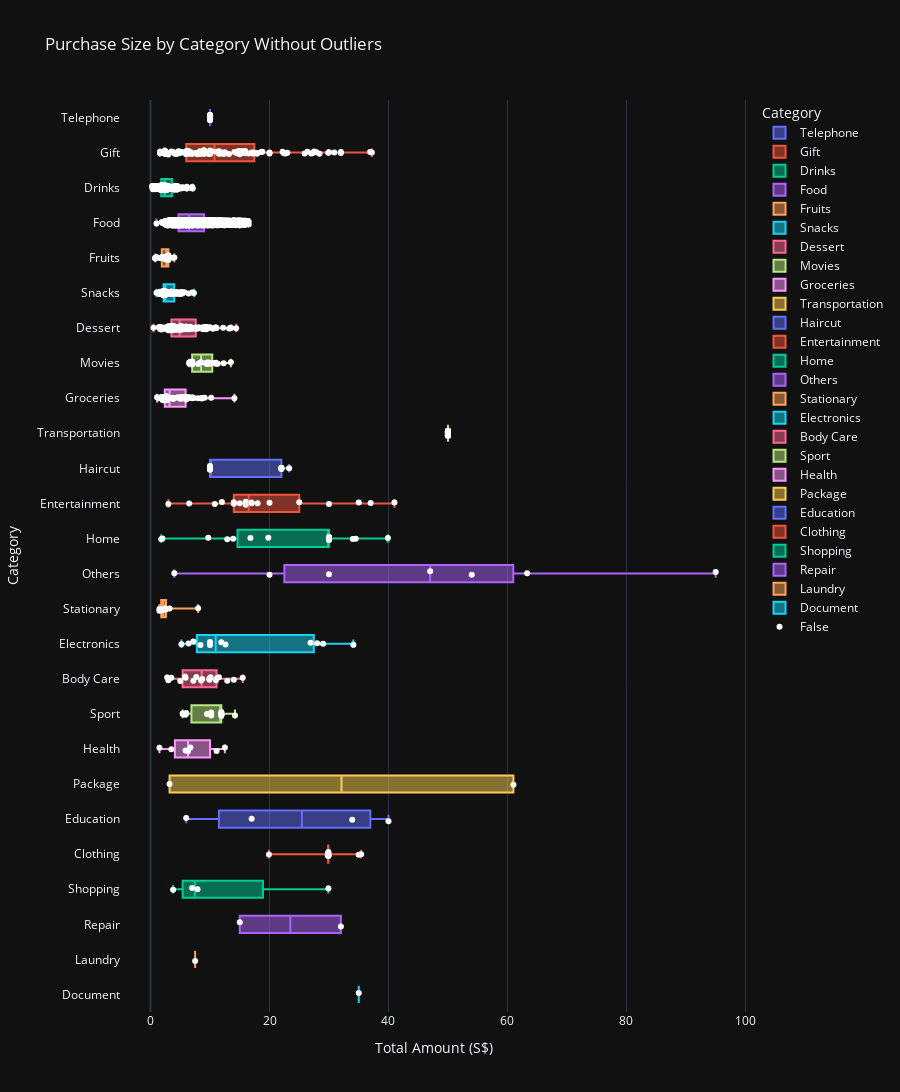

This figure's notebook cell:
### Code cell
# Boxplot of Purchase Amount (Zoomed-in) without Outliers
fig2 = px.strip(
    EXPENSES_WITHOUT_OUTLIERS,
    x="Amount",
    y="Category",
    color="Outlier",  # Highlight outlier status
    orientation="h",
    color_discrete_map={
        True: 'red', 
        False: 'white'
    }
)

fig = px.box(
    EXPENSES_WITHOUT_OUTLIERS,
    x="Amount",
    y="Category",
    color="Category",
    title="Purchase Size by Category Without Outliers",
    template="plotly_dark",
    points=False,
    orientation="h"
)

fig.add_traces(fig2.data)

fig.update_traces(
    hovertemplate="<br>".join([
        "Category: %{y}",
        "Total Amount: S$%{x:.2f}"
    ])
)

fig.update_layout(
    height=1500, 
    xaxis_title="Total Amount (S$)", 
    yaxis_title="Category"
)

fig.show()

FIG_TITLE = fig.layout.title.text if fig.layout.title else "Untitled Plot"
PLOT_CAPTION = """
In contrast, this boxplot contains no outlier.
"""

PLOT_CAPTION_WRAPPED = textwrap.fill(PLOT_CAPTION, width=130)
print(PLOT_CAPTION_WRAPPED)

print("\n--------------------------------\n")

SAVE_PLOT_AND_REGISTER(
    fig,
    FILENAME="BOX_PLOT_PURCHASE_SIZE_BY_CATEGORY_WITHOUT_OUTLIERS.png",
    TITLE=FIG_TITLE,
    CAPTION=PLOT_CAPTION_WRAPPED
)

### Figure 1 — Plotly figure (JSON) as saved in the notebook; plotly's stock layout.template omitted (floating-point values rounded to 4 significant figures; data arrays with more than 128 entries replaced by an {"elided": "..."} marker saying what was removed)
{"data": [{"alignmentgroup": "True", "boxpoints": false, "hovertemplate": "Category: %{y}<br>Total Amount: S$%{x:.2f}", "legendgroup": "Telephone", "marker": {"color": "#636efa"}, "name": "Telephone", "notched": false, "offsetgroup": "Telephone", "orientation": "h", "showlegend": true, "type": "box", "x": [10.0, 10.0, 10.0, 10.0, 10.0, 10.0, 10.0, 10.0, 10.0, 10.0, 10.0, 10.0, 10.0, 10.0, 10.0, 10.0, 10.0, 10.0, 10.0, 10.0, 10.0, 10.0, 10.0, 10.0, 10.0, 10.0, 10.0, 10.0, 10.0, 10.0, 10.0, 10.0, 10.0, 10.0, 10.0, 10.0], "x0": " ", "xaxis": "x", "y": ["Telephone", "Telephone", "Telephone", "Telephone", "Telephone", "Telephone", "Telephone", "Telephone", "Telephone", "Telephone", "Telephone", "Telephone", "Telephone", "Telephone", "Telephone", "Telephone", "Telephone", "Telephone", "Telephone", "Telephone", "Telephone", "Telephone", "Telephone", "Telephone", "Telephone", "Telephone", "Telephone", "Telephone", "Telephone", "Telephone", "Telephone", "Telephone", "Telephone", "Telephone", "Telephone", "Telephone"], "y0": " ", "yaxis": "y"}, {"alignmentgroup": "True", "boxpoints": false, "hovertemplate": "Category: %{y}<br>Total Amount: S$%{x:.2f}", "legendgroup": "Gift", "marker": {"color": "#EF553B"}, "name": "Gift", "notched": false, "offsetgroup": "Gift", "orientation": "h", "showlegend": true, "type": "box", "x": [15.3, 32.0, 8.3, 8.3, 27.0, 6.0, 7.9, 7.5, 5.0, 15.0, 6.0, 15.0, 5.5, 2.3, 6.5, 7.0, 10.0, 11.7, 14.5, 6.0, 1.6, 4.0, 1.6, 3.0, 3.8, 10.0, 2.5, 15.0, 22.4, 2.9, 11.5, 8.9, 11.1, 12.5, 29.9, 10.0, 14.5, 27.2, 12.3, 2.3, 28.4, 14.1, 2.5, 15.0, 14.7, 8.5, 9.0, 10.0, 37.2, 9.0, 15.5, 15.9, 4.5, 12.5, 17.9, 10.0, 6.0, 13.2, 29.9, 20.0, 9.0, 18.8, 10.4, 2.4, 9.8, 17.9, 11.5, 20.0, 30.0, 27.5, 3.5, 4.2, 6.0, 6.3, 6.7, 6.3, 36.9, 30.9, 17.2, 17.5, 5.0, 32.0, 25.9, 17.4, 8.9, 4.3, 16.5, 2.8, 6.2, 8.0, 17.0, 27.9, 15.0, 26.4, 12.0, 15.9, 23.0, 4.7, 5.9, 6.0, 18.6, 22.2, 9.0, 22.7], "x0": " ", "xaxis": "x", "y": ["Gift", "Gift", "Gift", "Gift", "Gift", "Gift", "Gift", "Gift", "Gift", "Gift", "Gift", "Gift", "Gift", "Gift", "Gift", "Gift", "Gift", "Gift", "Gift", "Gift", "Gift", "Gift", "Gift", "Gift", "Gift", "Gift", "Gift", "Gift", "Gift", "Gift", "Gift", "Gift", "Gift", "Gift", "Gift", "Gift", "Gift", "Gift", "Gift", "Gift", "Gift", "Gift", "Gift", "Gift", "Gift", "Gift", "Gift", "Gift", "Gift", "Gift", "Gift", "Gift", "Gift", "Gift", "Gift", "Gift", "Gift", "Gift", "Gift", "Gift", "Gift", "Gift", "Gift", "Gift", "Gift", "Gift", "Gift", "Gift", "Gift", "Gift", "Gift", "Gift", "Gift", "Gift", "Gift", "Gift", "Gift", "Gift", "Gift", "Gift", "Gift", "Gift", "Gift", "Gift", "Gift", "Gift", "Gift", "Gift", "Gift", "Gift", "Gift", "Gift", "Gift", "Gift", "Gift", "Gift", "Gift", "Gift", "Gift", "Gift", "Gift", "Gift", "Gift", "Gift"], "y0": " ", "yaxis": "y"}, {"alignmentgroup": "True", "boxpoints": false, "hovertemplate": "Category: %{y}<br>Total Amount: S$%{x:.2f}", "legendgroup": "Drinks", "marker": {"color": "#00cc96"}, "name": "Drinks", "notched": false, "offsetgroup": "Drinks", "orientation": "h", "showlegend": true, "type": "box", "x": {"elided": "196 float values"}, "x0": " ", "xaxis": "x", "y": {"elided": "196 str values"}, "y0": " ", "yaxis": "y"}, {"alignmentgroup": "True", "boxpoints": false, "hovertemplate": "Category: %{y}<br>Total Amount: S$%{x:.2f}", "legendgroup": "Food", "marker": {"color": "#ab63fa"}, "name": "Food", "notched": false, "offsetgroup": "Food", "orientation": "h", "showlegend": true, "type": "box", "x": {"elided": "2519 float values"}, "x0": " ", "xaxis": "x", "y": {"elided": "2519 str values"}, "y0": " ", "yaxis": "y"}, {"alignmentgroup": "True", "boxpoints": false, "hovertemplate": "Category: %{y}<br>Total Amount: S$%{x:.2f}", "legendgroup": "Fruits", "marker": {"color": "#FFA15A"}, "name": "Fruits", "notched": false, "offsetgroup": "Fruits", "orientation": "h", "showlegend": true, "type": "box", "x": [3.0, 3.0, 4.0, 3.0, 3.0, 3.0, 2.7, 2.5, 3.0, 3.0, 2.5, 2.7, 2.5, 2.6, 2.5, 2.0, 2.5, 1.0, 2.25, 2.5, 2.5, 3.0, 3.0, 1.6, 2.8, 3.0, 0.8, 0.8, 1.8, 1.8, 0.8, 3.0, 3.0, 1.8, 1.8, 1.8, 3.8, 3.0, 3.0, 3.0], "x0": " ", "xaxis": "x", "y": ["Fruits", "Fruits", "Fruits", "Fruits", "Fruits", "Fruits", "Fruits", "Fruits", "Fruits", "Fruits", "Fruits", "Fruits", "Fruits", "Fruits", "Fruits", "Fruits", "Fruits", "Fruits", "Fruits", "Fruits", "Fruits", "Fruits", "Fruits", "Fruits", "Fruits", "Fruits", "Fruits", "Fruits", "Fruits", "Fruits", "Fruits", "Fruits", "Fruits", "Fruits", "Fruits", "Fruits", "Fruits", "Fruits", "Fruits", "Fruits"], "y0": " ", "yaxis": "y"}, {"alignmentgroup": "True", "boxpoints": false, "hovertemplate": "Category: %{y}<br>Total Amount: S$%{x:.2f}", "legendgroup": "Snacks", "marker": {"color": "#19d3f3"}, "name": "Snacks", "notched": false, "offsetgroup": "Snacks", "orientation": "h", "showlegend": true, "type": "box", "x": [5.2, 4.3, 7.3, 2.0, 2.5, 1.9, 1.0, 2.3, 3.7, 2.2, 3.6, 3.5, 3.3, 4.5, 2.4, 7.0, 1.5, 1.9, 5.0, 2.2, 3.0, 2.2, 2.4, 4.7, 2.2, 1.5, 1.6, 2.2, 4.3, 2.2, 2.2, 5.1, 3.5, 2.4, 2.2, 2.2, 2.4, 3.5, 2.2, 2.9, 2.2, 3.3, 1.9, 5.2, 2.2, 2.4, 2.4, 4.8, 2.6, 3.6, 2.5, 1.8, 2.0, 5.7, 2.0, 2.5, 2.7, 2.5, 4.4, 1.5, 6.4, 2.6, 2.8, 2.5, 2.4, 1.5, 2.6, 3.7, 5.4, 1.5, 3.7, 4.3, 5.4, 4.2, 1.7, 3.4, 3.9, 4.5, 3.7, 5.2, 1.5], "x0": " ", "xaxis": "x", "y": ["Snacks", "Snacks", "Snacks", "Snacks", "Snacks", "Snacks", "Snacks", "Snacks", "Snacks", "Snacks", "Snacks", "Snacks", "Snacks", "Snacks", "Snacks", "Snacks", "Snacks", "Snacks", "Snacks", "Snacks", "Snacks", "Snacks", "Snacks", "Snacks", "Snacks", "Snacks", "Snacks", "Snacks", "Snacks", "Snacks", "Snacks", "Snacks", "Snacks", "Snacks", "Snacks", "Snacks", "Snacks", "Snacks", "Snacks", "Snacks", "Snacks", "Snacks", "Snacks", "Snacks", "Snacks", "Snacks", "Snacks", "Snacks", "Snacks", "Snacks", "Snacks", "Snacks", "Snacks", "Snacks", "Snacks", "Snacks", "Snacks", "Snacks", "Snacks", "Snacks", "Snacks", "Snacks", "Snacks", "Snacks", "Snacks", "Snacks", "Snacks", "Snacks", "Snacks", "Snacks", "Snacks", "Snacks", "Snacks", "Snacks", "Snacks", "Snacks", "Snacks", "Snacks", "Snacks", "Snacks", "Snacks"], "y0": " ", "yaxis": "y"}, {"alignmentgroup": "True", "boxpoints": false, "hovertemplate": "Category: %{y}<br>Total Amount: S$%{x:.2f}", "legendgroup": "Dessert", "marker": {"color": "#FF6692"}, "name": "Dessert", "notched": false, "offsetgroup": "Dessert", "orientation": "h", "showlegend": true, "type": "box", "x": [3.9, 2.8, 3.5, 2.8, 3.0, 10.5, 1.4, 1.8, 3.8, 4.7, 3.4, 2.7, 8.0, 6.0, 9.5, 4.3, 6.0, 7.5, 3.5, 9.2, 7.6, 0.5, 2.3, 3.5, 1.6, 2.2, 3.3, 4.4, 5.2, 6.4, 3.5, 2.5, 9.3, 3.0, 9.3, 3.0, 3.2, 3.8, 1.6, 3.5, 3.0, 2.8, 4.5, 1.6, 3.8, 7.6, 8.9, 5.0, 3.8, 5.5, 3.2, 1.7, 9.4, 4.8, 7.5, 12.2, 4.0, 4.9, 3.4, 8.8, 4.0, 8.9, 3.5, 9.0, 6.5, 3.5, 4.8, 3.8, 8.1, 6.5, 5.5, 6.0, 14.4, 5.1, 13.2, 6.1, 4.9, 3.7, 6.0, 8.5, 6.7, 6.9, 13.5, 11.1, 3.7, 11.0, 10.0, 5.5, 3.9, 8.8, 3.0, 10.9, 9.5, 5.7, 5.0, 13.5, 10.0, 5.2, 4.2, 5.2, 1.8, 5.0, 5.6], "x0": " ", "xaxis": "x", "y": ["Dessert", "Dessert", "Dessert", "Dessert", "Dessert", "Dessert", "Dessert", "Dessert", "Dessert", "Dessert", "Dessert", "Dessert", "Dessert", "Dessert", "Dessert", "Dessert", "Dessert", "Dessert", "Dessert", "Dessert", "Dessert", "Dessert", "Dessert", "Dessert", "Dessert", "Dessert", "Dessert", "Dessert", "Dessert", "Dessert", "Dessert", "Dessert", "Dessert", "Dessert", "Dessert", "Dessert", "Dessert", "Dessert", "Dessert", "Dessert", "Dessert", "Dessert", "Dessert", "Dessert", "Dessert", "Dessert", "Dessert", "Dessert", "Dessert", "Dessert", "Dessert", "Dessert", "Dessert", "Dessert", "Dessert", "Dessert", "Dessert", "Dessert", "Dessert", "Dessert", "Dessert", "Dessert", "Dessert", "Dessert", "Dessert", "Dessert", "Dessert", "Dessert", "Dessert", "Dessert", "Dessert", "Dessert", "Dessert", "Dessert", "Dessert", "Dessert", "Dessert", "Dessert", "Dessert", "Dessert", "Dessert", "Dessert", "Dessert", "Dessert", "Dessert", "Dessert", "Dessert", "Dessert", "Dessert", "Dessert", "Dessert", "Dessert", "Dessert", "Dessert", "Dessert", "Dessert", "Dessert", "Dessert", "Dessert", "Dessert", "Dessert", "Dessert", "Dessert"], "y0": " ", "yaxis": "y"}, {"alignmentgroup": "True", "boxpoints": false, "hovertemplate": "Category: %{y}<br>Total Amount: S$%{x:.2f}", "legendgroup": "Movies", "marker": {"color": "#B6E880"}, "name": "Movies", "notched": false, "offsetgroup": "Movies", "orientation": "h", "showlegend": true, "type": "box", "x": [7.0, 9.5, 7.0, 6.5, 6.5, 7.0, 7.0, 8.3, 9.5, 7.0, 12.3, 9.5, 10.0, 7.0, 8.0, 7.0, 9.3, 7.0, 7.0, 9.8, 11.3, 13.5, 10.5, 8.5, 11.0, 11.0, 11.0], "x0": " ", "xaxis": "x", "y": ["Movies", "Movies", "Movies", "Movies", "Movies", "Movies", "Movies", "Movies", "Movies", "Movies", "Movies", "Movies", "Movies", "Movies", "Movies", "Movies", "Movies", "Movies", "Movies", "Movies", "Movies", "Movies", "Movies", "Movies", "Movies", "Movies", "Movies"], "y0": " ", "yaxis": "y"}, {"alignmentgroup": "True", "boxpoints": false, "hovertemplate": "Category: %{y}<br>Total Amount: S$%{x:.2f}", "legendgroup": "Groceries", "marker": {"color": "#FF97FF"}, "name": "Groceries", "notched": false, "offsetgroup": "Groceries", "orientation": "h", "showlegend": true, "type": "box", "x": [2.4, 4.7, 2.7, 2.7, 5.3, 5.3, 6.0, 2.1, 2.5, 2.7, 3.8, 2.1, 2.4, 7.1, 5.0, 5.0, 2.0, 2.2, 1.8, 2.2, 3.7, 2.7, 2.0, 2.7, 2.4, 2.1, 2.0, 2.7, 2.7, 2.8, 2.35, 2.7, 2.7, 2.8, 2.0, 6.4, 2.35, 2.7, 3.0, 1.1, 5.0, 7.0, 4.5, 6.3, 10.2, 8.6, 3.2, 2.1, 5.9, 5.9, 5.8, 5.2, 9.1, 8.6, 6.0, 7.0, 5.2, 6.4, 1.4, 5.5, 6.0, 4.0, 8.0, 14.1, 2.8, 5.6, 7.3], "x0": " ", "xaxis": "x", "y": ["Groceries", "Groceries", "Groceries", "Groceries", "Groceries", "Groceries", "Groceries", "Groceries", "Groceries", "Groceries", "Groceries", "Groceries", "Groceries", "Groceries", "Groceries", "Groceries", "Groceries", "Groceries", "Groceries", "Groceries", "Groceries", "Groceries", "Groceries", "Groceries", "Groceries", "Groceries", "Groceries", "Groceries", "Groceries", "Groceries", "Groceries", "Groceries", "Groceries", "Groceries", "Groceries", "Groceries", "Groceries", "Groceries", "Groceries", "Groceries", "Groceries", "Groceries", "Groceries", "Groceries", "Groceries", "Groceries", "Groceries", "Groceries", "Groceries", "Groceries", "Groceries", "Groceries", "Groceries", "Groceries", "Groceries", "Groceries", "Groceries", "Groceries", "Groceries", "Groceries", "Groceries", "Groceries", "Groceries", "Groceries", "Groceries", "Groceries", "Groceries"], "y0": " ", "yaxis": "y"}, {"alignmentgroup": "True", "boxpoints": false, "hovertemplate": "Category: %{y}<br>Total Amount: S$%{x:.2f}", "legendgroup": "Transportation", "marker": {"color": "#FECB52"}, "name": "Transportation", "notched": false, "offsetgroup": "Transportation", "orientation": "h", "showlegend": true, "type": "box", "x": [50.0, 50.0, 50.0, 50.0, 50.0, 50.0, 50.0, 50.0, 50.0, 50.0, 50.0, 50.0, 50.0, 50.0, 50.0, 50.0, 50.0, 50.0, 50.0, 50.0, 50.0, 50.0, 50.0, 50.0, 50.0, 50.0, 50.0, 50.0, 50.0, 50.0, 50.0, 50.0, 50.0, 50.0, 50.0, 50.0, 50.0, 50.0, 50.0, 50.0, 50.0, 50.0, 50.0, 50.0, 50.0, 50.0, 50.0, 50.0, 50.0, 50.0, 50.0, 50.0, 50.0, 50.0, 50.0, 50.0, 50.0, 50.0, 50.0, 50.0], "x0": " ", "xaxis": "x", "y": ["Transportation", "Transportation", "Transportation", "Transportation", "Transportation", "Transportation", "Transportation", "Transportation", "Transportation", "Transportation", "Transportation", "Transportation", "Transportation", "Transportation", "Transportation", "Transportation", "Transportation", "Transportation", "Transportation", "Transportation", "Transportation", "Transportation", "Transportation", "Transportation", "Transportation", "Transportation", "Transportation", "Transportation", "Transportation", "Transportation", "Transportation", "Transportation", "Transportation", "Transportation", "Transportation", "Transportation", "Transportation", "Transportation", "Transportation", "Transportation", "Transportation", "Transportation", "Transportation", "Transportation", "Transportation", "Transportation", "Transportation", "Transportation", "Transportation", "Transportation", "Transportation", "Transportation", "Transportation", "Transportation", "Transportation", "Transportation", "Transportation", "Transportation", "Transportation", "Transportation"], "y0": " ", "yaxis": "y"}, {"alignmentgroup": "True", "boxpoints": false, "hovertemplate": "Category: %{y}<br>Total Amount: S$%{x:.2f}", "legendgroup": "Haircut", "marker": {"color": "#636efa"}, "name": "Haircut", "notched": false, "offsetgroup": "Haircut", "orientation": "h", "showlegend": true, "type": "box", "x": [10.0, 10.0, 10.0, 10.0, 10.0, 10.0, 22.0, 22.0, 10.0, 10.0, 22.0, 23.3, 22.0, 22.0], "x0": " ", "xaxis": "x", "y": ["Haircut", "Haircut", "Haircut", "Haircut", "Haircut", "Haircut", "Haircut", "Haircut", "Haircut", "Haircut", "Haircut", "Haircut", "Haircut", "Haircut"], "y0": " ", "yaxis": "y"}, {"alignmentgroup": "True", "boxpoints": false, "hovertemplate": "Category: %{y}<br>Total Amount: S$%{x:.2f}", "legendgroup": "Entertainment", "marker": {"color": "#EF553B"}, "name": "Entertainment", "notched": false, "offsetgroup": "Entertainment", "orientation": "h", "showlegend": true, "type": "box", "x": [10.8, 41.0, 17.0, 6.5, 3.0, 16.0, 14.0, 37.0, 17.0, 14.0, 35.0, 20.0, 16.0, 30.0, 25.0, 15.0, 18.0, 12.0], "x0": " ", "xaxis": "x", "y": ["Entertainment", "Entertainment", "Entertainment", "Entertainment", "Entertainment", "Entertainment", "Entertainment", "Entertainment", "Entertainment", "Entertainment", "Entertainment", "Entertainment", "Entertainment", "Entertainment", "Entertainment", "Entertainment", "Entertainment", "Entertainment"], "y0": " ", "yaxis": "y"}, {"alignmentgroup": "True", "boxpoints": false, "hovertemplate": "Category: %{y}<br>Total Amount: S$%{x:.2f}", "legendgroup": "Home", "marker": {"color": "#00cc96"}, "name": "Home", "notched": false, "offsetgroup": "Home", "orientation": "h", "showlegend": true, "type": "box", "x": [2.0, 1.8, 30.0, 16.8, 30.0, 30.0, 30.0, 34.0, 30.0, 34.5, 30.0, 30.0, 19.8, 30.0, 9.7, 39.9, 12.9, 30.0, 13.9], "x0": " ", "xaxis": "x", "y": ["Home", "Home", "Home", "Home", "Home", "Home", "Home", "Home", "Home", "Home", "Home", "Home", "Home", "Home", "Home", "Home", "Home", "Home", "Home"], "y0": " ", "yaxis": "y"}, {"alignmentgroup": "True", "boxpoints": false, "hovertemplate": "Category: %{y}<br>Total Amount: S$%{x:.2f}", "legendgroup": "Others", "marker": {"color": "#ab63fa"}, "name": "Others", "notched": false, "offsetgroup": "Others", "orientation": "h", "showlegend": true, "type": "box", "x": [30.0, 4.0, 54.0, 47.0, 95.0, 63.3, 20.0], "x0": " ", "xaxis": "x", "y": ["Others", "Others", "Others", "Others", "Others", "Others", "Others"], "y0": " ", "yaxis": "y"}, {"alignmentgroup": "True", "boxpoints": false, "hovertemplate": "Category: %{y}<br>Total Amount: S$%{x:.2f}", "legendgroup": "Stationary", "marker": {"color": "#FFA15A"}, "name": "Stationary", "notched": false, "offsetgroup": "Stationary", "orientation": "h", "showlegend": true, "type": "box", "x": [2.6, 8.0, 2.0, 3.2, 2.5, 2.0, 1.5, 1.5, 1.8, 2.3], "x0": " ", "xaxis": "x", "y": ["Stationary", "Stationary", "Stationary", "Stationary", "Stationary", "Stationary", "Stationary", "Stationary", "Stationary", "Stationary"], "y0": " ", "yaxis": "y"}, {"alignmentgroup": "True", "boxpoints": false, "hovertemplate": "Category: %{y}<br>Total Amount: S$%{x:.2f}", "legendgroup": "Electronics", "marker": {"color": "#19d3f3"}, "name": "Electronics", "notched": false, "offsetgroup": "Electronics", "orientation": "h", "showlegend": true, "type": "box", "x": [6.4, 10.0, 10.0, 8.4, 11.9, 12.6, 26.9, 28.0, 34.1, 5.2, 29.0, 7.2], "x0": " ", "xaxis": "x", "y": ["Electronics", "Electronics", "Electronics", "Electronics", "Electronics", "Electronics", "Electronics", "Electronics", "Electronics", "Electronics", "Electronics", "Electronics"], "y0": " ", "yaxis": "y"}, {"alignmentgroup": "True", "boxpoints": false, "hovertemplate": "Category: %{y}<br>Total Amount: S$%{x:.2f}", "legendgroup": "Body Care", "marker": {"color": "#FF6692"}, "name": "Body Care", "notched": false, "offsetgroup": "Body Care", "orientation": "h", "showlegend": true, "type": "box", "x": [7.7, 14.0, 3.0, 8.5, 2.8, 11.2, 3.0, 12.9, 3.5, 5.9, 8.7, 11.0, 15.5, 7.2, 9.9, 5.0, 11.5, 10.1, 5.8, 9.9], "x0": " ", "xaxis": "x", "y": ["Body Care", "Body Care", "Body Care", "Body Care", "Body Care", "Body Care", "Body Care", "Body Care", "Body Care", "Body Care", "Body Care", "Body Care", "Body Care", "Body Care", "Body Care", "Body Care", "Body Care", "Body Care", "Body Care", "Body Care"], "y0": " ", "yaxis": "y"}, {"alignmentgroup": "True", "boxpoints": false, "hovertemplate": "Category: %{y}<br>Total Amount: S$%{x:.2f}", "legendgroup": "Sport", "marker": {"color": "#B6E880"}, "name": "Sport", "notched": false, "offsetgroup": "Sport", "orientation": "h", "showlegend": true, "type": "box", "x": [6.0, 11.9, 11.9, 11.9, 10.2, 10.2, 11.9, 11.9, 11.9, 11.9, 9.5, 5.4, 5.9, 14.2, 5.5], "x0": " ", "xaxis": "x", "y": ["Sport", "Sport", "Sport", "Sport", "Sport", "Sport", "Sport", "Sport", "Sport", "Sport", "Sport", "Sport", "Sport", "Sport", "Sport"], "y0": " ", "yaxis": "y"}, {"alignmentgroup": "True", "boxpoints": false, "hovertemplate": "Category: %{y}<br>Total Amount: S$%{x:.2f}", "legendgroup": "Health", "marker": {"color": "#FF97FF"}, "name": "Health", "notched": false, "offsetgroup": "Health", "orientation": "h", "showlegend": true, "type": "box", "x": [5.9, 11.1, 6.3, 6.7, 1.5, 3.5, 12.5], "x0": " ", "xaxis": "x", "y": ["Health", "Health", "Health", "Health", "Health", "Health", "Health"], "y0": " ", "yaxis": "y"}, {"alignmentgroup": "True", "boxpoints": false, "hovertemplate": "Category: %{y}<br>Total Amount: S$%{x:.2f}", "legendgroup": "Package", "marker": {"color": "#FECB52"}, "name": "Package", "notched": false, "offsetgroup": "Package", "orientation": "h", "showlegend": true, "type": "box", "x": [61.0, 3.2], "x0": " ", "xaxis": "x", "y": ["Package", "Package"], "y0": " ", "yaxis": "y"}, {"alignmentgroup": "True", "boxpoints": false, "hovertemplate": "Category: %{y}<br>Total Amount: S$%{x:.2f}", "legendgroup": "Education", "marker": {"color": "#636efa"}, "name": "Education", "notched": false, "offsetgroup": "Education", "orientation": "h", "showlegend": true, "type": "box", "x": [17.0, 33.9, 6.0, 40.0], "x0": " ", "xaxis": "x", "y": ["Education", "Education", "Education", "Education"], "y0": " ", "yaxis": "y"}, {"alignmentgroup": "True", "boxpoints": false, "hovertemplate": "Category: %{y}<br>Total Amount: S$%{x:.2f}", "legendgroup": "Clothing", "marker": {"color": "#EF553B"}, "name": "Clothing", "notched": false, "offsetgroup": "Clothing", "orientation": "h", "showlegend": true, "type": "box", "x": [29.9, 29.8, 29.9, 29.8, 29.9, 29.9, 29.9, 29.9, 29.9, 35.4, 35.0, 19.9], "x0": " ", "xaxis": "x", "y": ["Clothing", "Clothing", "Clothing", "Clothing", "Clothing", "Clothing", "Clothing", "Clothing", "Clothing", "Clothing", "Clothing", "Clothing"], "y0": " ", "yaxis": "y"}, {"alignmentgroup": "True", "boxpoints": false, "hovertemplate": "Category: %{y}<br>Total Amount: S$%{x:.2f}", "legendgroup": "Shopping", "marker": {"color": "#00cc96"}, "name": "Shopping", "notched": false, "offsetgroup": "Shopping", "orientation": "h", "showlegend": true, "type": "box", "x": [7.0, 3.8, 29.9, 7.9], "x0": " ", "xaxis": "x", "y": ["Shopping", "Shopping", "Shopping", "Shopping"], "y0": " ", "yaxis": "y"}, {"alignmentgroup": "True", "boxpoints": false, "hovertemplate": "Category: %{y}<br>Total Amount: S$%{x:.2f}", "legendgroup": "Repair", "marker": {"color": "#ab63fa"}, "name": "Repair", "notched": false, "offsetgroup": "Repair", "orientation": "h", "showlegend": true, "type": "box", "x": [32.0, 15.0], "x0": " ", "xaxis": "x", "y": ["Repair", "Repair"], "y0": " ", "yaxis": "y"}, {"alignmentgroup": "True", "boxpoints": false, "hovertemplate": "Category: %{y}<br>Total Amount: S$%{x:.2f}", "legendgroup": "Laundry", "marker": {"color": "#FFA15A"}, "name": "Laundry", "notched": false, "offsetgroup": "Laundry", "orientation": "h", "showlegend": true, "type": "box", "x": [7.5], "x0": " ", "xaxis": "x", "y": ["Laundry"], "y0": " ", "yaxis": "y"}, {"alignmentgroup": "True", "boxpoints": false, "hovertemplate": "Category: %{y}<br>Total Amount: S$%{x:.2f}", "legendgroup": "Document", "marker": {"color": "#19d3f3"}, "name": "Document", "notched": false, "offsetgroup": "Document", "orientation": "h", "showlegend": true, "type": "box", "x": [35.0], "x0": " ", "xaxis": "x", "y": ["Document"], "y0": " ", "yaxis": "y"}, {"alignmentgroup": "True", "boxpoints": "all", "fillcolor": "rgba(255,255,255,0)", "hoveron": "points", "hovertemplate": "Category: %{y}<br>Total Amount: S$%{x:.2f}", "legendgroup": "False", "line": {"color": "rgba(255,255,255,0)"}, "marker": {"color": "white"}, "name": "False", "offsetgroup": "False", "orientation": "h", "pointpos": 0, "showlegend": true, "type": "box", "x": {"elided": "3381 float values"}, "x0": " ", "xaxis": "x", "y": {"elided": "3381 str values"}, "y0": " ", "yaxis": "y"}], "layout": {"boxmode": "overlay", "height": 1500, "legend": {"title": {"text": "Category"}, "tracegroupgap": 0}, "title": {"text": "Purchase Size by Category Without Outliers"}, "xaxis": {"anchor": "y", "domain": [0, 1], "title": {"text": "Total Amount (S$)"}}, "yaxis": {"anchor": "x", "categoryarray": ["Document", "Laundry", "Repair", "Shopping", "Clothing", "Education", "Package", "Health", "Sport", "Body Care", "Electronics", "Stationary", "Others", "Home", "Entertainment", "Haircut", "Transportation", "Groceries", "Movies", "Dessert", "Snacks", "Fruits", "Food", "Drinks", "Gift", "Telephone"], "categoryorder": "array", "domain": [0, 1], "title": {"text": "Category"}}}}
